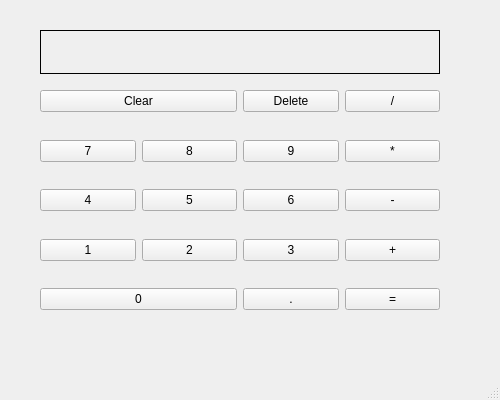
<?xml version="1.0" encoding="UTF-8"?>
<ui version="4.0">
 <class>MainWindow</class>
 <widget class="QMainWindow" name="MainWindow">
  <property name="geometry">
   <rect>
    <x>0</x>
    <y>0</y>
    <width>500</width>
    <height>400</height>
   </rect>
  </property>
  <property name="windowTitle">
   <string>MainWindow</string>
  </property>
  <widget class="QWidget" name="centralwidget">
   <widget class="QWidget" name="gridLayoutWidget">
    <property name="geometry">
     <rect>
      <x>40</x>
      <y>30</y>
      <width>420</width>
      <height>291</height>
     </rect>
    </property>
    <layout class="QGridLayout" name="gridLayout">
     <item row="1" column="4">
      <spacer name="verticalSpacer_5">
       <property name="orientation">
        <enum>Qt::Vertical</enum>
       </property>
       <property name="sizeHint" stdset="0">
        <size>
         <width>20</width>
         <height>40</height>
        </size>
       </property>
      </spacer>
     </item>
     <item row="5" column="2">
      <widget class="QPushButton" name="btnThree">
       <property name="text">
        <string>3</string>
       </property>
      </widget>
     </item>
     <item row="5" column="0">
      <widget class="QPushButton" name="btnOne">
       <property name="text">
        <string>1</string>
       </property>
      </widget>
     </item>
     <item row="0" column="4">
      <spacer name="verticalSpacer_6">
       <property name="orientation">
        <enum>Qt::Vertical</enum>
       </property>
       <property name="sizeHint" stdset="0">
        <size>
         <width>20</width>
         <height>40</height>
        </size>
       </property>
      </spacer>
     </item>
     <item row="2" column="0">
      <widget class="QPushButton" name="btnSeven">
       <property name="text">
        <string>7</string>
       </property>
      </widget>
     </item>
     <item row="2" column="2">
      <widget class="QPushButton" name="btnNine">
       <property name="text">
        <string>9</string>
       </property>
      </widget>
     </item>
     <item row="4" column="1">
      <widget class="QPushButton" name="btnFive">
       <property name="text">
        <string>5</string>
       </property>
      </widget>
     </item>
     <item row="1" column="3">
      <widget class="QPushButton" name="btnDivide">
       <property name="text">
        <string>/</string>
       </property>
      </widget>
     </item>
     <item row="5" column="4">
      <spacer name="verticalSpacer_2">
       <property name="orientation">
        <enum>Qt::Vertical</enum>
       </property>
       <property name="sizeHint" stdset="0">
        <size>
         <width>20</width>
         <height>40</height>
        </size>
       </property>
      </spacer>
     </item>
     <item row="5" column="3">
      <widget class="QPushButton" name="btnPlus">
       <property name="text">
        <string>+</string>
       </property>
      </widget>
     </item>
     <item row="4" column="0">
      <widget class="QPushButton" name="btnFour">
       <property name="text">
        <string>4</string>
       </property>
      </widget>
     </item>
     <item row="6" column="2">
      <widget class="QPushButton" name="btnDecimal">
       <property name="text">
        <string>.</string>
       </property>
      </widget>
     </item>
     <item row="4" column="4">
      <spacer name="verticalSpacer">
       <property name="orientation">
        <enum>Qt::Vertical</enum>
       </property>
       <property name="sizeHint" stdset="0">
        <size>
         <width>20</width>
         <height>40</height>
        </size>
       </property>
      </spacer>
     </item>
     <item row="6" column="4">
      <spacer name="verticalSpacer_3">
       <property name="orientation">
        <enum>Qt::Vertical</enum>
       </property>
       <property name="sizeHint" stdset="0">
        <size>
         <width>20</width>
         <height>40</height>
        </size>
       </property>
      </spacer>
     </item>
     <item row="2" column="1">
      <widget class="QPushButton" name="btnEight">
       <property name="text">
        <string>8</string>
       </property>
      </widget>
     </item>
     <item row="2" column="4">
      <spacer name="verticalSpacer_4">
       <property name="orientation">
        <enum>Qt::Vertical</enum>
       </property>
       <property name="sizeHint" stdset="0">
        <size>
         <width>20</width>
         <height>40</height>
        </size>
       </property>
      </spacer>
     </item>
     <item row="1" column="2">
      <widget class="QPushButton" name="btnDelete">
       <property name="text">
        <string>Delete</string>
       </property>
      </widget>
     </item>
     <item row="4" column="3">
      <widget class="QPushButton" name="btnMinus">
       <property name="text">
        <string>-</string>
       </property>
      </widget>
     </item>
     <item row="5" column="1">
      <widget class="QPushButton" name="btnTwo">
       <property name="text">
        <string>2</string>
       </property>
      </widget>
     </item>
     <item row="4" column="2">
      <widget class="QPushButton" name="btnSix">
       <property name="text">
        <string>6</string>
       </property>
      </widget>
     </item>
     <item row="2" column="3">
      <widget class="QPushButton" name="btnMultiply">
       <property name="text">
        <string>*</string>
       </property>
      </widget>
     </item>
     <item row="6" column="3">
      <widget class="QPushButton" name="btnCalculate">
       <property name="enabled">
        <bool>true</bool>
       </property>
       <property name="text">
        <string>=</string>
       </property>
      </widget>
     </item>
     <item row="0" column="0" colspan="4">
      <widget class="QLabel" name="labelResult">
       <property name="layoutDirection">
        <enum>Qt::RightToLeft</enum>
       </property>
       <property name="styleSheet">
        <string notr="true">border: 1px solid</string>
       </property>
       <property name="text">
        <string/>
       </property>
      </widget>
     </item>
     <item row="6" column="0" colspan="2">
      <widget class="QPushButton" name="btnZero">
       <property name="text">
        <string>0</string>
       </property>
      </widget>
     </item>
     <item row="1" column="0" colspan="2">
      <widget class="QPushButton" name="btnClear">
       <property name="text">
        <string>Clear</string>
       </property>
      </widget>
     </item>
    </layout>
   </widget>
  </widget>
  <widget class="QMenuBar" name="menubar">
   <property name="geometry">
    <rect>
     <x>0</x>
     <y>0</y>
     <width>500</width>
     <height>22</height>
    </rect>
   </property>
  </widget>
  <widget class="QStatusBar" name="statusbar"/>
 </widget>
 <resources/>
 <connections/>
</ui>
